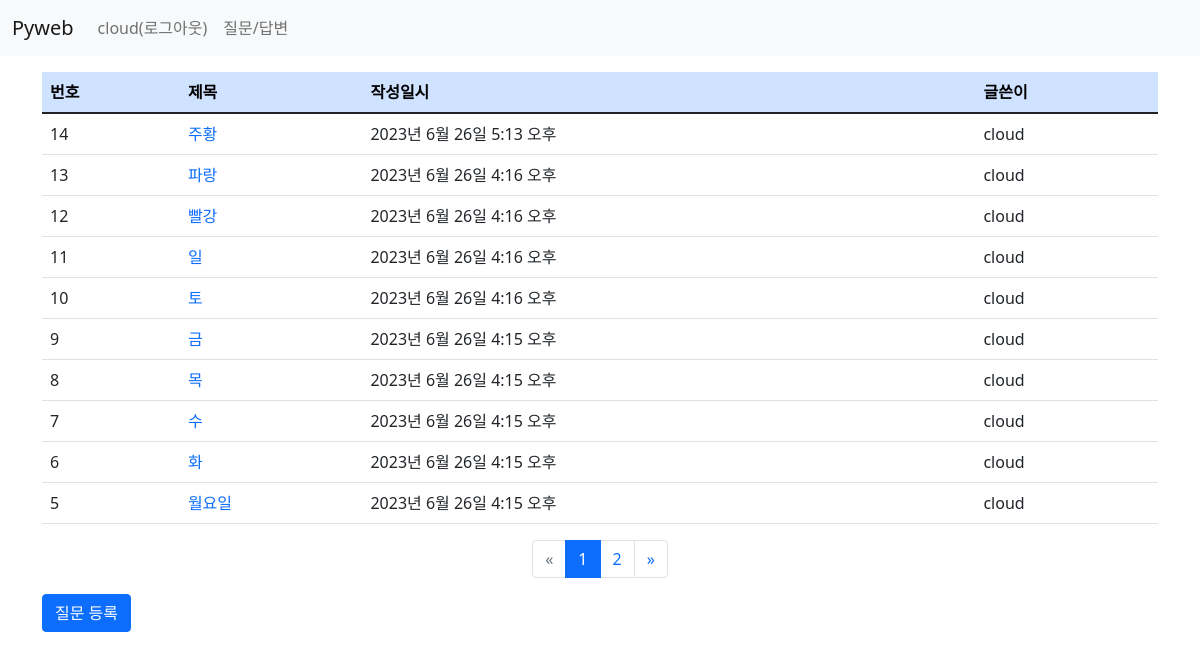
/board/ (signed in), run on the app's committed database.
### board/models.py (models this page shows, shortened)
class Question(models.Model):
    author = models.ForeignKey(User, on_delete=models.CASCADE) #글쓴이
    subject = models.CharField(max_length=200)  #제목
    content = models.TextField()                #질문 내용
    create_date = models.DateTimeField()        #등록일
    modify_date = models.DateTimeField(null=True, blank=True) #null 허용

### board/views.py (the view)
# urls.py: path('', views.question_list, name='question_list'),
def question_list(request):
    question_list = Question.objects.order_by('-create_date') #내림 차순
    page = request.GET.get('page', '1')
    paginator = Paginator(question_list, 10)  #페이지당 게시글 - 10
    page_obj = paginator.get_page(page)
    context = {'question_list': page_obj}
    return render(request, 'board/question_list.html', context)

### board/templatetags/board_filter.py (called while the page is built)
@register.filter
def sub(value, arg):
    return value - arg #원래값 - 매개값 -> |sub:arg

### templates/board/question_list.html
{% extends 'base.html' %}
{% load board_filter %}
{% block content %}
<div class="container my-3">
    <section id="question_list">
        <table class="table">
            <thead>
                <tr class="table-primary">
                    <th>번호</th><th>제목</th><th>작성일시</th><th>글쓴이</th>
                </tr>
            </thead>
            <tbody>
                {% if question_list %}
                    {% for question in question_list %}
                    <tr>
                        <td>{{ question_list.paginator.count|sub:question_list.start_index|sub:forloop.counter0|add:1 }}</td>
                        <td>
                            <a href="{% url 'board:detail' question.id %}">
                                {{ question.subject }}
                            </a>
                        </td>
                        <td>{{ question.create_date }}</td>
                        <td>{{ question.author }}</td>
                    </tr>
                    {% endfor %}
                {% else %}
                    <tr>
                        <td>질문이 없습니다.</td>
                    </tr>
                {% endif %}
            </tbody>
         </table>
        <ul class="pagination justify-content-center">
            {% if question_list.has_previous %}
                <li class="page-item">
                    <a class="page-link"
                       href="?page={{ question_list.previous_page_number }}">&laquo;</a>
                </li>
            {% else %}
                <li class="page-item disabled">
                    <a class="page-link" href="">&laquo;</a>
                </li>
            {% endif %}
            {% for page_number in question_list.paginator.page_range %}
                {% if page_number == question_list.number %}
                <li class="page-item active">
                    <a class="page-link" href="?page={{ page_number }}">
                        {{ page_number }}
                    </a>
                </li>
                {% else %}
                <li class="page-item">
                    <a class="page-link" href="?page={{ page_number }}">
                        {{ page_number }}
                    </a>
                </li>
                {% endif %}
            {% endfor %}
            {% if question_list.has_next %}
                <li class="page-item">
                    <a class="page-link"
                       href="?page={{ question_list.next_page_number }}">&raquo;</a>
                </li>
            {% else %}
                <li class="page-item disabled">
                    <a class="page-link" href="">&raquo;</a>
                </li>
            {% endif %}
        </ul>
        <a href="{% url 'board:question_create' %}"
            class="btn btn-primary">질문 등록</a>
    </section>
</div>
{% endblock %}

### templates/navbar.html (shortened to what this page needs)
<nav class="navbar navbar-expand-lg navbar-light bg-light">
  <div class="container-fluid">
    <a class="navbar-brand" href="/">Pyweb</a>
    <div class="collapse navbar-collapse" id="navbarSupportedContent">
      <ul class="navbar-nav me-auto mb-2 mb-lg-0">
        <li class="nav-item">
          {% if user.is_authenticated %}
            <a class="nav-link" href="{% url 'common:logout' %}">
                  {{ user.username }}(로그아웃)
            </a>
          {% else %}
            <a class="nav-link" href="{% url 'common:login' %}">로그인</a>
          {% endif %}
        </li>
        <li class="nav-item">
          <a class="nav-link"
             href="{% url 'board:question_list' %}">질문/답변</a>
        </li>
      </ul>
    </div>
  </div>
</nav>

### static/board/css/style.css (style rules this page uses)
a { text-decoration: none; }

### data on the page
Question: paginator.count|sub "14", subject "주황", create_date "2023년 6월 26일 5:13 오후", author "cloud"
Question: paginator.count|sub "13", subject "파랑", create_date "2023년 6월 26일 4:16 오후", author "cloud"
Question: paginator.count|sub "12", subject "빨강", create_date "2023년 6월 26일 4:16 오후", author "cloud"
Question: paginator.count|sub "11", subject "일", create_date "2023년 6월 26일 4:16 오후", author "cloud"
Question: paginator.count|sub "10", subject "토", create_date "2023년 6월 26일 4:16 오후", author "cloud"
Question: paginator.count|sub "9", subject "금", create_date "2023년 6월 26일 4:15 오후", author "cloud"
Question: paginator.count|sub "8", subject "목", create_date "2023년 6월 26일 4:15 오후", author "cloud"
Question: paginator.count|sub "7", subject "수", create_date "2023년 6월 26일 4:15 오후", author "cloud"
Question: paginator.count|sub "6", subject "화", create_date "2023년 6월 26일 4:15 오후", author "cloud"
Question: paginator.count|sub "5", subject "월요일", create_date "2023년 6월 26일 4:15 오후", author "cloud"

### other printed values
{{ user.username }} "cloud"
{{ page_number }} "1"
{{ page_number }} "2"
